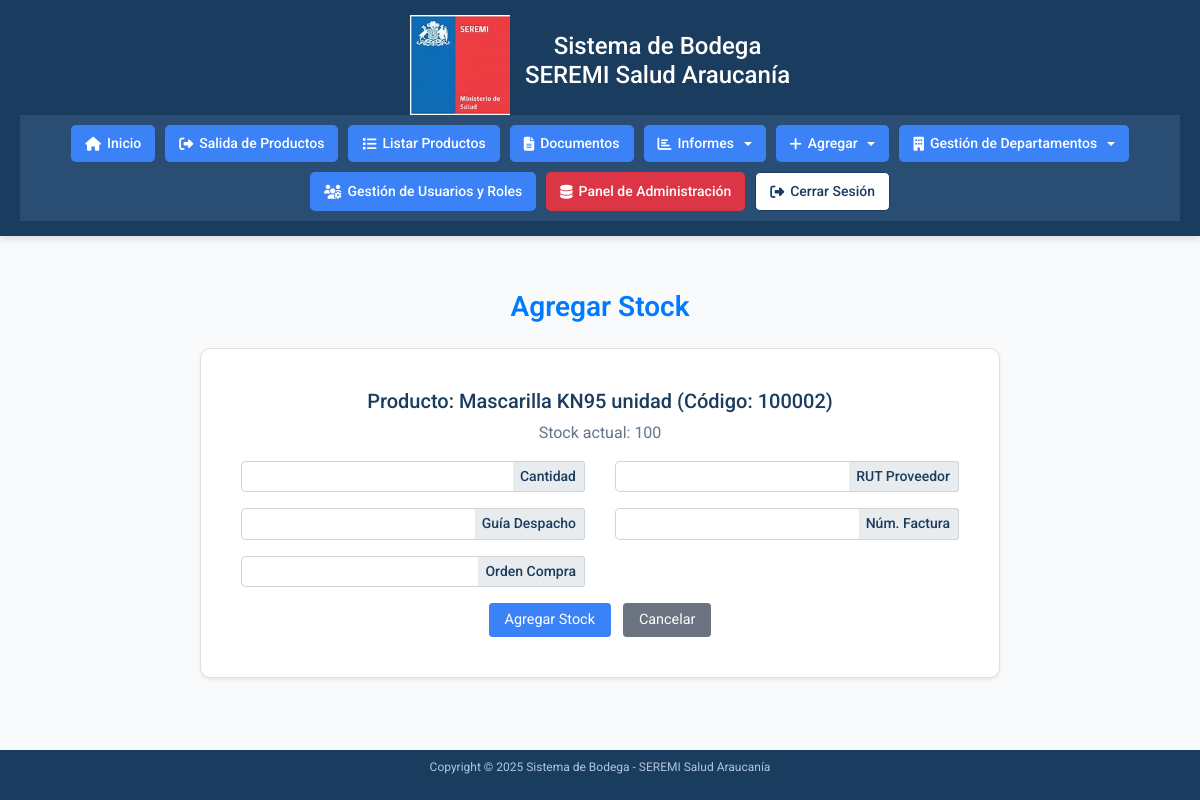
Before: /accounts/agregar-stock/100002/ (signed in) with the older database file.
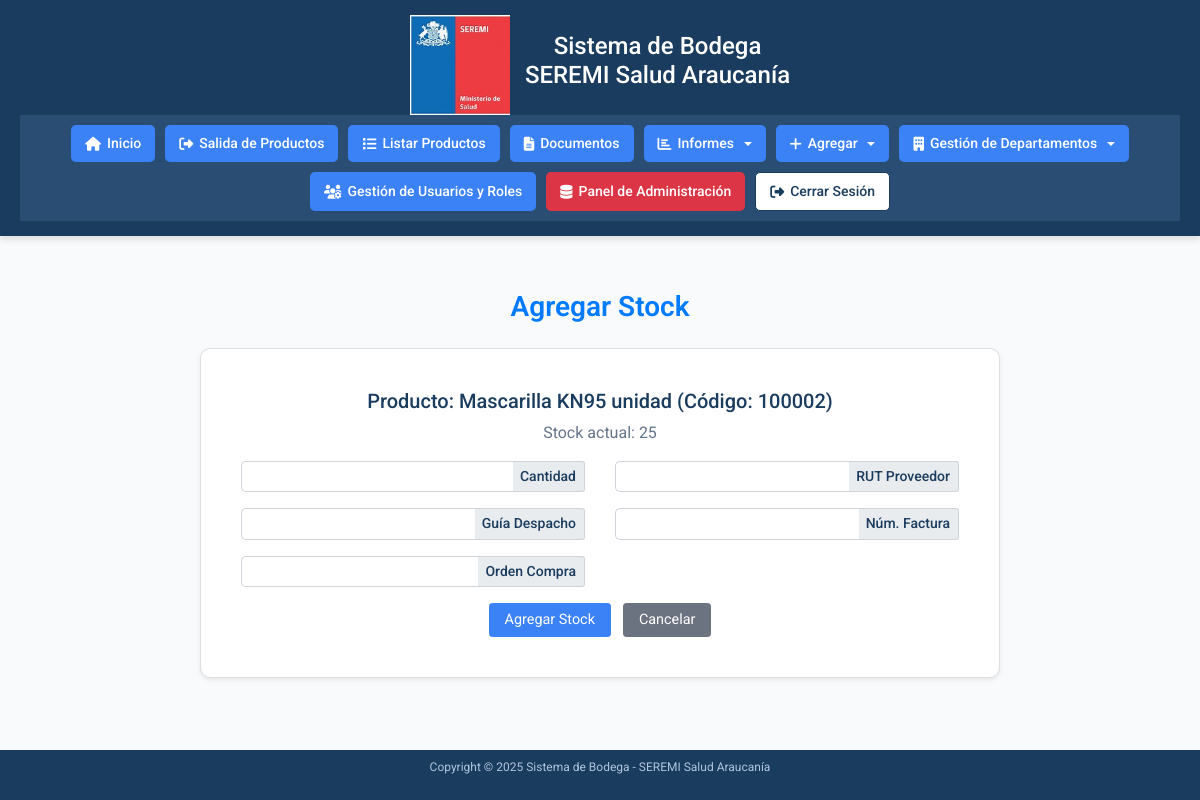
After: the same page with the newer database file.
### accounts/models.py (models this page shows, shortened)
class Producto(models.Model):
    CATEGORIAS = [
        ('Insumos de Aseo', 'Insumos de Aseo'),
        ('Insumos de Escritorio', 'Insumos de Escritorio'),
        ('EPP', 'EPP'),
        ('Emergencias y Desastres', 'Emergencias y Desastres'),
        ('Folletería', 'Folletería'),
        ('Otros', 'Otros'),
    ]
    codigo_barra = models.CharField(max_length=50, unique=True)
    descripcion = models.CharField(max_length=200)
    stock = models.IntegerField(default=0, db_index=True)
    categoria = models.CharField(max_length=100, choices=CATEGORIAS, blank=True)
    rut_proveedor = models.CharField(max_length=12, blank=True)
    guia_despacho = models.CharField(max_length=50, blank=True)
    numero_factura = models.CharField(max_length=50, blank=True)
    orden_compra = models.CharField(max_length=50, blank=True)
    class Meta:
        indexes = [models.Index(fields=['stock'], name='idx_producto_stock')]

### accounts/views.py (the view)
# urls.py: path('agregar-stock/<str:codigo_barra>/', views.agregar_stock_detalle, name='agregar-stock-detalle'),  # Detalle para agregar stock a un producto específico
@login_required
def agregar_stock_detalle(request, codigo_barra):
    limpiar_sesion_productos_salida(request)
    if not request.user.has_perm('accounts.can_edit'):
        messages.error(request, 'No tienes permiso para agregar stock.')
        return redirect('home')
    try:
        producto = Producto.objects.get(codigo_barra=codigo_barra)
    except Producto.DoesNotExist:
        messages.error(request, 'Producto no encontrado.')
        return redirect('agregar-stock')
    if request.method == 'POST':
        form = TransaccionForm(request.POST)
        if form.is_valid():
            transaccion = form.save(commit=False)
            transaccion.producto = producto
            transaccion.tipo = 'entrada'
            transaccion.rut_proveedor = form.cleaned_data['rut_proveedor'] or ''
            transaccion.guia_despacho = form.cleaned_data['guia_despacho'] or ''
            transaccion.numero_factura = form.cleaned_data['numero_factura'] or ''
            transaccion.orden_compra = form.cleaned_data['orden_compra'] or ''
            transaccion.save()
            producto.stock += form.cleaned_data['cantidad']
            producto.rut_proveedor = form.cleaned_data['rut_proveedor'] or ''
            producto.guia_despacho = form.cleaned_data['guia_despacho'] or ''
            producto.numero_factura = form.cleaned_data['numero_factura'] or ''
            producto.orden_compra = form.cleaned_data['orden_compra'] or ''
            producto.save()
            messages.success(request, f'Stock agregado exitosamente. Nueva cantidad: {producto.stock}')
            return redirect('agregar-stock')
        messages.error(request, 'Error al agregar stock. Verifica los datos.')
    else:
        form = TransaccionForm()
    return render(request, 'accounts/agregar_stock_detalle.html', {'form': form, 'producto': producto})

### accounts/auth_backend.py (called while the page is built)
    def get_user(self, user_id):
        UserModel = get_user_model()
        try:
            return UserModel.objects.get(pk=user_id)
        except UserModel.DoesNotExist:
            return None

### accounts/views.py (called while the page is built)
def limpiar_sesion_productos_salida(request):
    if 'productos_salida' in request.session:
        del request.session['productos_salida']

### accounts/templates/accounts/agregar_stock_detalle.html (shortened to what this page needs)
{% extends 'accounts/home.html' %}
{% load static %}
{% load widget_tweaks %}
{% block content %}
<div class="container mt-4">
    <h2 class="text-center text-primary mb-4" style="color: #1a3c5e; font-weight: 600;">Agregar Stock</h2>
    <div class="card form-card shadow-sm">
        <div class="card-body">
            <div class="mb-3">
                <h5 style="color: #1a3c5e;">Producto: {{ producto.descripcion }} (Código: {{ producto.codigo_barra }})</h5>
                <p style="color: #64748b;">Stock actual: {{ producto.stock }}</p>
            </div>
            <form method="post" class="needs-validation" novalidate id="stock-form">
                <div class="row">
                    <div class="col-md-6 mb-3">
                        <div class="input-group input-group-sm">
                            {{ form.cantidad|add_class:"form-control cantidad-input" }}
                            <div class="input-group-append">
                                <span class="input-group-text">Cantidad</span>
                            </div>
                        </div>
                    </div>
                    <div class="col-md-6 mb-3">
                        <div class="input-group input-group-sm">
                            {{ form.rut_proveedor|add_class:"form-control rut-input" }}
                            <div class="input-group-append">
                                <span class="input-group-text">RUT Proveedor</span>
                            </div>
                        </div>
                    </div>
                </div>
                <div class="row">
                    <div class="col-md-6 mb-3">
                        <div class="input-group input-group-sm">
                            {{ form.guia_despacho|add_class:"form-control" }}
                            <div class="input-group-append">
                                <span class="input-group-text">Guía Despacho</span>
                            </div>
                        </div>
                    </div>
                    <div class="col-md-6 mb-3">
                        <div class="input-group input-group-sm">
                            {{ form.numero_factura|add_class:"form-control" }}
                            <div class="input-group-append">
                                <span class="input-group-text">Núm. Factura</span>
                            </div>
                        </div>
                    </div>
                </div>
                <div class="row">
                    <div class="col-md-6 mb-3">
                        <div class="input-group input-group-sm">
                            {{ form.orden_compra|add_class:"form-control" }}
                            <div class="input-group-append">
                                <span class="input-group-text">Orden Compra</span>
                            </div>
                        </div>
                    </div>
                </div>
                <div class="text-center">
                    <button type="submit" id="submit-btn" class="btn btn-primary btn-sm mr-2">Agregar Stock</button>
                    <a href="{% url 'agregar-stock' %}" class="btn btn-secondary btn-sm">Cancelar</a>
                </div>
            </form>
        </div>
    </div>
</div>
{% endblock %}

Changed rows visible on the page:
changed Producto "Mascarilla KN95 unidad": stock "100" → "25"
